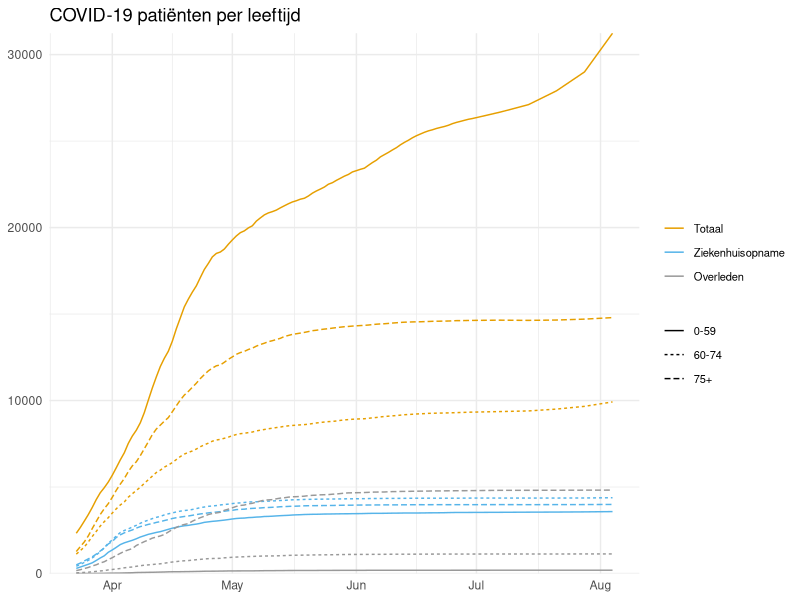

This figure's R source: (Note: this script raises an error after producing the figure.)
library(tidyverse)
library(cowplot)
library(glue)
library(lubridate)
dir.create("plots")

############################
##### DESCRIPTIVE DATA #####
############################

# Age
read_csv("data/rivm_NL_covid19_age.csv") %>%
  filter(LeeftijdGroep != "Niet vermeld") %>%
  mutate(
    groep = ifelse(LeeftijdGroep %in% c("0-4", "5-9", "10-14", "15-19", "20-24", "25-29", "30-34", "35-39", "40-44", "45-49", "50-54", "55-59"), "0-59", NA),
    groep = ifelse(LeeftijdGroep %in% c("60-64", "65-69", "70-74"), "60-74", groep),
    groep = ifelse(LeeftijdGroep %in% c("75-79", "80-84", "85-89", "90-94", "95+"), "75+", groep)
  ) %>%
  group_by(Datum, groep, Type) %>%
  summarize(Aantal = sum(Aantal)) %>%
  mutate(Type = factor(Type, c("Totaal", "Ziekenhuisopname", "Overleden"))) %>%
  ggplot(aes(x = Datum, y = Aantal, colour = Type, linetype=groep)) +
  geom_line() +
  scale_y_continuous(expand = c(0, 0), limits = c(0, NA))+
  theme_minimal() +
  theme(axis.title.x=element_blank(),
        axis.title.y=element_blank(),
        legend.pos = "bottom",
        legend.text = element_text(size = 8),
        legend.title = element_blank()) +
  scale_color_manual(values=c("#E69F00", "#56B4E9", "#999999")) +
  ggtitle("COVID-19 patiënten per leeftijd") +
  ggsave("plots/overview_plot_leeftijd.png", width = 5.5, height=4)

# Sex
# COVID-19 patiënten per geslacht
## Absolute waarden
read_csv("data/rivm_NL_covid19_sex.csv") %>%
  filter(Geslacht %in% c("Man", "Vrouw")) %>%
  mutate(Type = factor(Type, c("Totaal", "Ziekenhuisopname", "Overleden"))) %>%
  ggplot(aes(x = Datum, y = Aantal, colour = Type, linetype= Geslacht)) +
  geom_line() +
  scale_y_continuous(expand = c(0, 0), limits = c(0, NA))+
  theme_minimal() +
  theme(axis.title.x=element_blank(),
        axis.title.y=element_blank(),
        legend.pos = "bottom",
        legend.title = element_blank()) +
  scale_color_manual(values=c("#E69F00", "#56B4E9", "#999999")) +
  ggtitle("COVID-19 patiënten per geslacht") +
  ggsave("plots/overview_plot_geslacht.png", width = 5.5, height=4)

## Percentages
sex <- read_csv("data/rivm_NL_covid19_sex.csv") 
sex <- sex %>% filter(Geslacht != "Niet vermeld")
ratio <- (sex %>% filter(Geslacht == "Man")   %>% select(Aantal) /
          sex %>% filter(Geslacht == "Vrouw") %>% select(Aantal))
sex['Ratio'] <- rep(as.matrix(ratio), each =2)

sex %>%
  mutate(Type = factor(Type, c("Totaal", "Ziekenhuisopname", "Overleden"))) %>%
  ggplot(aes(x = Datum, y = Ratio, colour = Type)) +
  geom_line() +
  theme_minimal() +
  scale_y_continuous(expand = c(0, 0), limits = c(0, NA))+
  theme(axis.title.x=element_blank(),
        axis.title.y=element_blank(),
        legend.pos = "bottom",
        legend.title = element_blank()) +
  scale_color_manual(values=c("#E69F00", "#56B4E9", "#999999")) +
  ggtitle("COVID-19 patiënten Man:Vrouw ratio") +
  ggsave("plots/ratio_plot_geslacht.png", width = 5.5, height=4)


# TOENAME COVID-19 patiënten per geslacht 
## Absolute waarden
sex <- sex %>% 
  filter(Geslacht == "Man" & Type == "Totaal") %>%
  mutate(Toename = Aantal - lag(Aantal)) %>%
  bind_rows(sex %>% 
              filter(Geslacht == "Man" & Type == "Ziekenhuisopname") %>%
              mutate(Toename = Aantal - lag(Aantal))) %>%
  bind_rows(sex %>% 
              filter(Geslacht == "Man" & Type == "Overleden") %>%
              mutate(Toename = Aantal - lag(Aantal))) %>%
  bind_rows(sex %>% 
              filter(Geslacht == "Vrouw" & Type == "Totaal") %>%
              mutate(Toename = Aantal - lag(Aantal))) %>%
  bind_rows(sex %>% 
              filter(Geslacht == "Vrouw" & Type == "Ziekenhuisopname") %>%
              mutate(Toename = Aantal - lag(Aantal))) %>%
  bind_rows(sex %>% 
              filter(Geslacht == "Vrouw" & Type == "Overleden") %>%
              mutate(Toename = Aantal - lag(Aantal)))

sex %>%
  mutate(Type = factor(Type, c("Totaal", "Ziekenhuisopname", "Overleden"))) %>%
  ggplot(aes(x = Datum, y = Toename, colour = Type, linetype= Geslacht)) +
  geom_line() +
  scale_y_continuous(expand = c(0, 0), limits = c(0, NA))+
  theme_minimal() +
  theme(axis.title.x=element_blank(),
        axis.title.y=element_blank(),
        legend.pos = "bottom",
        legend.title = element_blank()) +
  scale_color_manual(values=c("#E69F00", "#56B4E9", "#999999")) +
  ggtitle("Toename COVID-19 patiënten per geslacht") +
  ggsave("plots/toename_plot_geslacht.png", width = 5.5, height=4)


## Percentages
sex <- sex[order(sex$Datum, sex$Type),]
ratio_toe <- (sex %>% filter(Geslacht == "Man")   %>% select(Toename) /
                sex %>% filter(Geslacht == "Vrouw") %>% select(Toename))
sex['Ratio_toe'] <- rep(as.matrix(ratio_toe), each =2)

sex %>%
  mutate(Type = factor(Type, c("Totaal", "Ziekenhuisopname", "Overleden"))) %>%
  ggplot(aes(x = Datum, y = Ratio_toe, colour = Type)) +
  geom_line() +
  theme_minimal() +
  scale_y_continuous(expand = c(0, 0), limits = c(0, NA))+
  theme(axis.title.x=element_blank(),
        axis.title.y=element_blank(),
        legend.pos = "bottom",
        legend.title = element_blank()) +
  scale_color_manual(values=c("#E69F00", "#56B4E9", "#999999")) +
  ggtitle("Toename COVID-19 patiënten Man:Vrouw ratio") +
  ggsave("plots/ratio_toename_geslacht.png", width = 5.5, height=4)
